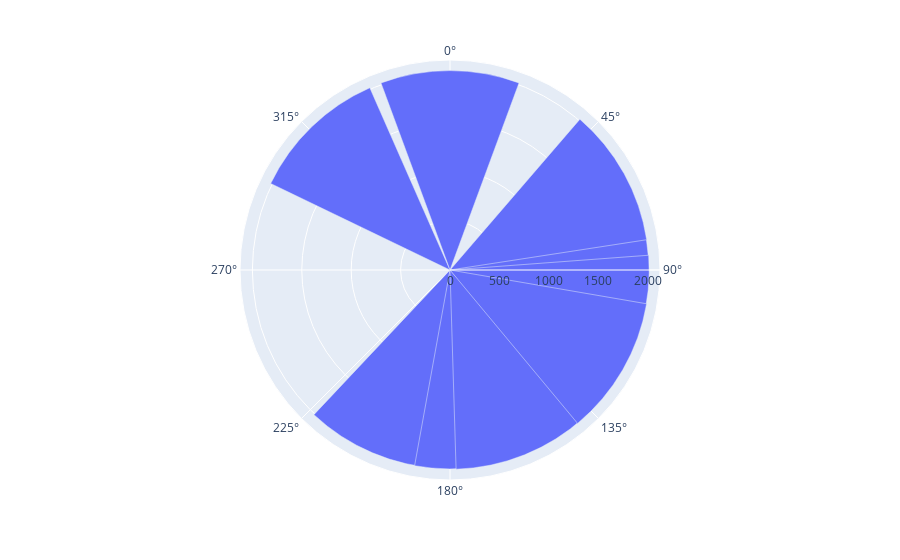

Notebook cell for this chart:
### Code cell
px.bar_polar(r=years, theta=sales)

### Figure 1 — Plotly figure (JSON) as saved in the notebook; plotly's stock layout.template omitted (floating-point values rounded to 4 significant figures)
{"data": [{"hovertemplate": "r=%{r}<br>theta=%{theta}<extra></extra>", "legendgroup": "", "marker": {"color": "#636efa", "pattern": {"shape": ""}}, "name": "", "r": [2010, 2011, 2012, 2013, 2014, 2015, 2016, 2017, 2018, 2019], "showlegend": false, "subplot": "polar", "theta": [3083, 2328, 2961, 4130, 3301, 2116, 1906, 3038, 1080, 4800], "type": "barpolar"}], "layout": {"barmode": "relative", "legend": {"tracegroupgap": 0}, "margin": {"t": 60}, "polar": {"angularaxis": {"direction": "clockwise", "rotation": 90}, "domain": {"x": [0, 1], "y": [0, 1]}}}}
